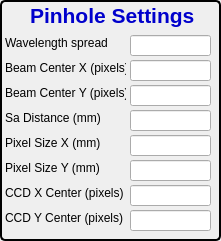
  <widget class="QGroupBox" name="groupBox_8">
   <property name="geometry">
    <rect>
     <x>50</x>
     <y>320</y>
     <width>221</width>
     <height>241</height>
    </rect>
   </property>
   <property name="font">
    <font>
     <pointsize>9</pointsize>
    </font>
   </property>
   <property name="styleSheet">
    <string notr="true">QGroupBox { 
     border: 2px solid black; 
     border-radius: 5px; 
 } </string>
   </property>
   <property name="title">
    <string/>
   </property>
   <widget class="QLabel" name="label_41">
    <property name="geometry">
     <rect>
      <x>30</x>
      <y>-5</y>
      <width>171</width>
      <height>41</height>
     </rect>
    </property>
    <property name="font">
     <font>
      <pointsize>16</pointsize>
      <weight>75</weight>
      <bold>true</bold>
     </font>
    </property>
    <property name="text">
     <string>&lt;html&gt;&lt;head/&gt;&lt;body&gt;&lt;p&gt;&lt;span style=&quot; color:#0000cc;&quot;&gt;Pinhole Settings&lt;/span&gt;&lt;/p&gt;&lt;/body&gt;&lt;/html&gt;</string>
    </property>
   </widget>
   <widget class="QLabel" name="label_47">
    <property name="geometry">
     <rect>
      <x>5</x>
      <y>35</y>
      <width>121</width>
      <height>16</height>
     </rect>
    </property>
    <property name="font">
     <font>
      <pointsize>9</pointsize>
     </font>
    </property>
    <property name="text">
     <string>&lt;html&gt;&lt;head/&gt;&lt;body&gt;&lt;p&gt;Wavelength spread &lt;/p&gt;&lt;/body&gt;&lt;/html&gt;</string>
    </property>
   </widget>
   <widget class="QLabel" name="label_42">
    <property name="geometry">
     <rect>
      <x>5</x>
      <y>60</y>
      <width>121</width>
      <height>16</height>
     </rect>
    </property>
    <property name="font">
     <font>
      <pointsize>9</pointsize>
     </font>
    </property>
    <property name="text">
     <string>Beam Center X (pixels)</string>
    </property>
   </widget>
   <widget class="QLabel" name="label_44">
    <property name="geometry">
     <rect>
      <x>5</x>
      <y>85</y>
      <width>121</width>
      <height>16</height>
     </rect>
    </property>
    <property name="font">
     <font>
      <pointsize>9</pointsize>
     </font>
    </property>
    <property name="text">
     <string>&lt;html&gt;&lt;head/&gt;&lt;body&gt;&lt;p&gt;Beam Center Y (pixels)&lt;/p&gt;&lt;/body&gt;&lt;/html&gt;</string>
    </property>
   </widget>
   <widget class="QLabel" name="label_48">
    <property name="geometry">
     <rect>
      <x>5</x>
      <y>110</y>
      <width>121</width>
      <height>16</height>
     </rect>
    </property>
    <property name="font">
     <font>
      <pointsize>9</pointsize>
     </font>
    </property>
    <property name="text">
     <string>Sa Distance (mm)</string>
    </property>
   </widget>
   <widget class="QLabel" name="label_43">
    <property name="geometry">
     <rect>
      <x>5</x>
      <y>135</y>
      <width>121</width>
      <height>16</height>
     </rect>
    </property>
    <property name="font">
     <font>
      <pointsize>9</pointsize>
     </font>
    </property>
    <property name="text">
     <string>&lt;html&gt;&lt;head/&gt;&lt;body&gt;&lt;p&gt;Pixel Size X (mm)&lt;/p&gt;&lt;/body&gt;&lt;/html&gt;</string>
    </property>
   </widget>
   <widget class="QLabel" name="label_46">
    <property name="geometry">
     <rect>
      <x>5</x>
      <y>160</y>
      <width>121</width>
      <height>16</height>
     </rect>
    </property>
    <property name="font">
     <font>
      <pointsize>9</pointsize>
     </font>
    </property>
    <property name="text">
     <string>&lt;html&gt;&lt;head/&gt;&lt;body&gt;&lt;p&gt;Pixel Size Y (mm)&lt;/p&gt;&lt;/body&gt;&lt;/html&gt;</string>
    </property>
   </widget>
   <widget class="QLabel" name="label_45">
    <property name="geometry">
     <rect>
      <x>5</x>
      <y>185</y>
      <width>121</width>
      <height>16</height>
     </rect>
    </property>
    <property name="font">
     <font>
      <pointsize>9</pointsize>
     </font>
    </property>
    <property name="text">
     <string>&lt;html&gt;&lt;head/&gt;&lt;body&gt;&lt;p&gt;CCD X Center (pixels)&lt;/p&gt;&lt;/body&gt;&lt;/html&gt;</string>
    </property>
   </widget>
   <widget class="QLabel" name="label_49">
    <property name="geometry">
     <rect>
      <x>5</x>
      <y>210</y>
      <width>121</width>
      <height>16</height>
     </rect>
    </property>
    <property name="font">
     <font>
      <pointsize>9</pointsize>
     </font>
    </property>
    <property name="text">
     <string>&lt;html&gt;&lt;head/&gt;&lt;body&gt;&lt;p&gt;CCD Y Center (pixels)&lt;/p&gt;&lt;/body&gt;&lt;/html&gt;</string>
    </property>
   </widget>
   <widget class="caTextEntry" name="catextentry_68">
    <property name="geometry">
     <rect>
      <x>130</x>
      <y>35</y>
      <width>81</width>
      <height>21</height>
     </rect>
    </property>
    <property name="channel" stdset="0">
     <string notr="true">usxLAX:WavelengthSpread</string>
    </property>
    <property name="background">
     <color>
      <red>115</red>
      <green>215</green>
      <blue>253</blue>
     </color>
    </property>
    <property name="colorMode">
     <enum>caLineEdit::Static</enum>
    </property>
   </widget>
   <widget class="caTextEntry" name="catextentry_69">
    <property name="geometry">
     <rect>
      <x>130</x>
      <y>60</y>
      <width>81</width>
      <height>21</height>
     </rect>
    </property>
    <property name="channel" stdset="0">
     <string notr="true">12idcSAXS:CCD_BeamCenterX.VAL</string>
    </property>
    <property name="background">
     <color>
      <red>115</red>
      <green>215</green>
      <blue>253</blue>
     </color>
    </property>
    <property name="colorMode">
     <enum>caLineEdit::Static</enum>
    </property>
   </widget>
   <widget class="caTextEntry" name="catextentry_71">
    <property name="geometry">
     <rect>
      <x>130</x>
      <y>85</y>
      <width>81</width>
      <height>21</height>
     </rect>
    </property>
    <property name="channel" stdset="0">
     <string notr="true">12idcSAXS:CCD_BeamCenterY.VAL</string>
    </property>
    <property name="background">
     <color>
      <red>115</red>
      <green>215</green>
      <blue>253</blue>
     </color>
    </property>
    <property name="colorMode">
     <enum>caLineEdit::Static</enum>
    </property>
   </widget>
   <widget class="caTextEntry" name="catextentry_72">
    <property name="geometry">
     <rect>
      <x>130</x>
      <y>110</y>
      <width>81</width>
      <height>21</height>
     </rect>
    </property>
    <property name="channel" stdset="0">
     <string notr="true">12idcSAXS:SDD.VAL</string>
    </property>
    <property name="background">
     <color>
      <red>115</red>
      <green>215</green>
      <blue>253</blue>
     </color>
    </property>
    <property name="colorMode">
     <enum>caLineEdit::Static</enum>
    </property>
   </widget>
   <widget class="caTextEntry" name="catextentry_70">
    <property name="geometry">
     <rect>
      <x>130</x>
      <y>135</y>
      <width>81</width>
      <height>21</height>
     </rect>
    </property>
    <property name="channel" stdset="0">
     <string notr="true">12idcSAXS:CCD_PixSizeX.VAL</string>
    </property>
    <property name="background">
     <color>
      <red>115</red>
      <green>215</green>
      <blue>253</blue>
     </color>
    </property>
    <property name="colorMode">
     <enum>caLineEdit::Static</enum>
    </property>
   </widget>
   <widget class="caTextEntry" name="catextentry_73">
    <property name="geometry">
     <rect>
      <x>130</x>
      <y>160</y>
      <width>81</width>
      <height>21</height>
     </rect>
    </property>
    <property name="channel" stdset="0">
     <string notr="true">12idcSAXS:CCD_PixSizeX.VAL</string>
    </property>
    <property name="background">
     <color>
      <red>115</red>
      <green>215</green>
      <blue>253</blue>
     </color>
    </property>
    <property name="colorMode">
     <enum>caLineEdit::Static</enum>
    </property>
   </widget>
   <widget class="caTextEntry" name="catextentry_74">
    <property name="geometry">
     <rect>
      <x>130</x>
      <y>185</y>
      <width>81</width>
      <height>21</height>
     </rect>
    </property>
    <property name="channel" stdset="0">
     <string notr="true">12idcSAXS:CCD_CenterX.VAL</string>
    </property>
    <property name="background">
     <color>
      <red>115</red>
      <green>215</green>
      <blue>253</blue>
     </color>
    </property>
    <property name="colorMode">
     <enum>caLineEdit::Static</enum>
    </property>
   </widget>
   <widget class="caTextEntry" name="catextentry_75">
    <property name="geometry">
     <rect>
      <x>130</x>
      <y>210</y>
      <width>81</width>
      <height>21</height>
     </rect>
    </property>
    <property name="channel" stdset="0">
     <string notr="true">12idcSAXS:CCD_CenterY.VAL</string>
    </property>
    <property name="background">
     <color>
      <red>115</red>
      <green>215</green>
      <blue>253</blue>
     </color>
    </property>
    <property name="colorMode">
     <enum>caLineEdit::Static</enum>
    </property>
   </widget>
  </widget>
